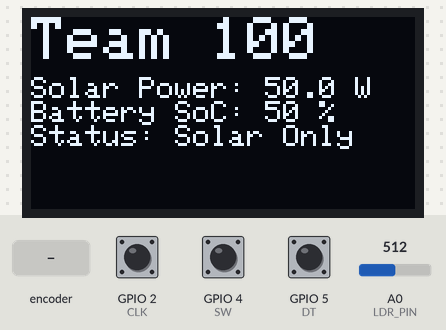
Recording of a sketch running on a simulated ESP8266 (NodeMCU). Parts: 128×64 one-colour display. The test bench sets the inputs (shaded band); at power-on: A0 (LDR_PIN) = 512, GPIO 4 (SW) HIGH, GPIO 2 (CLK) HIGH, GPIO 5 (DT) HIGH. What the sketch prints to the serial monitor is not drawn.

Above: at 2.2 s.
2.3 s: A0 (LDR_PIN) set to 490
At 4.3 s:
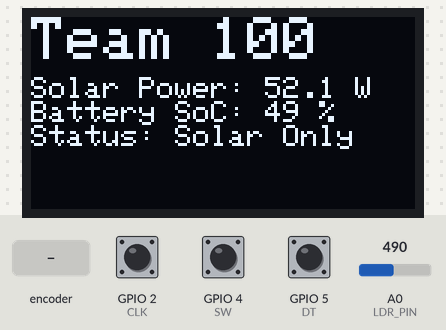
4.6 s: rotary encoder on GPIO 2 (CLK) / GPIO 5 (DT) turned 3 steps (first pin leading)
At 7.5 s:
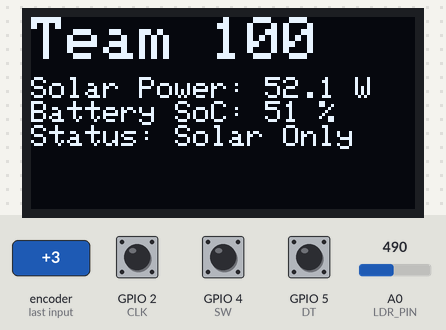
7.8 s: GPIO 4 (SW) pulled LOW for 0.15 s
At 9.7 s:
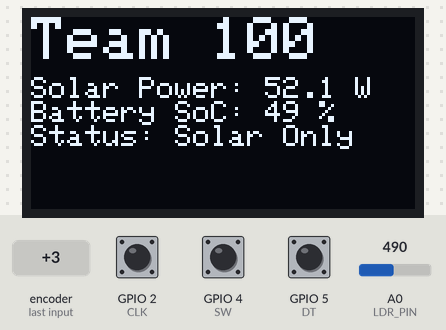
11.0 s: A0 (LDR_PIN) set to 510
At 12.9 s:
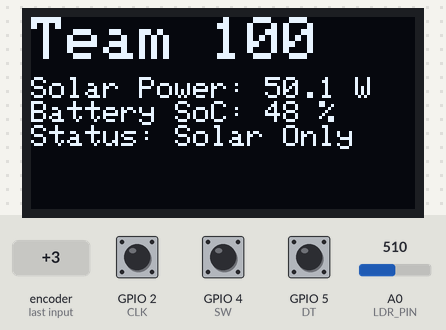
13.7 s: GPIO 4 (SW) pulled LOW for 1 s
At 14.8 s:
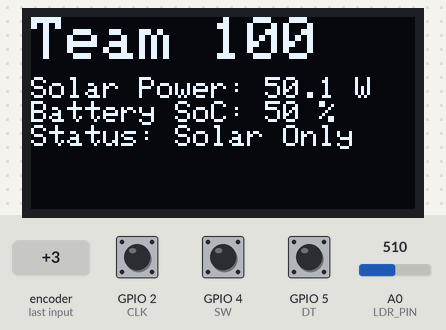
16.5 s: rotary encoder on GPIO 2 (CLK) / GPIO 5 (DT) turned 3 steps (first pin leading)
At 18.7 s:
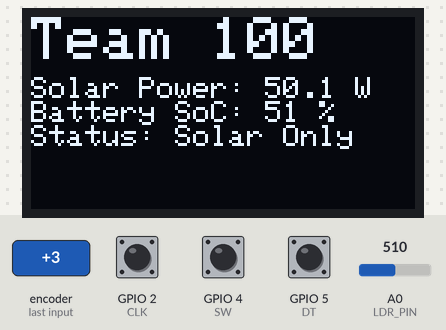
Timing chart, 0 to 20.2 s (numbered marks = the images above; inputs shaded):
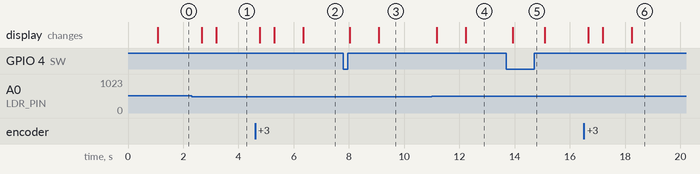

The sketch:

solar_hybrid_monitor.ino
```cpp
#include <Wire.h>
#include <Adafruit_GFX.h>
#include <Adafruit_SSD1306.h>

// OLED display settings
#define SCREEN_WIDTH 128
#define SCREEN_HEIGHT 64
#define OLED_RESET    -1
Adafruit_SSD1306 display(SCREEN_WIDTH, SCREEN_HEIGHT, &Wire, OLED_RESET);

// Pin definitions
#define CLK 2
#define DT 5
#define SW 4
#define LDR_PIN A0

int lastCLKState;
int currentCLKState;
int soc = 50;  // Start at 50%
bool dieselOn = false;

unsigned long lastPrintTime = 0;
unsigned long lastDischargeTime = 0;
const unsigned long dischargeInterval = 3000;  // Simulate discharge every 3s

// Custom I2C pins (for ESP8266)
#define SDA_PIN 0
#define SCL_PIN 14

void setup() {
  pinMode(CLK, INPUT);
  pinMode(DT, INPUT);
  pinMode(SW, INPUT_PULLUP);
  Serial.begin(9600);

  Wire.begin(SDA_PIN, SCL_PIN);

  lastCLKState = digitalRead(CLK);
  if (!display.begin(SSD1306_SWITCHCAPVCC, 0x3C)) {
    Serial.println(F("SSD1306 allocation failed"));
    while (true);
  }

  display.clearDisplay();
  display.setTextSize(1);
  display.setTextColor(SSD1306_WHITE);
  display.setCursor(0, 0);
  display.println("Initializing...");
  display.display();
  delay(1000);
}

void loop() {
  currentCLKState = digitalRead(CLK);

  // Detect rotary encoder rotation
  if (currentCLKState != lastCLKState && currentCLKState == LOW) {
    if (digitalRead(DT) != currentCLKState) {
      soc += 1;  // Turned clockwise
    } else {
      soc -= 1;  // Turned counter-clockwise
    }

    if (soc > 100) soc = 100;
    if (soc < 0) soc = 0;
  }

  lastCLKState = currentCLKState;

  // Reset with push button
  if (digitalRead(SW) == LOW) {
    soc = 50;
    delay(200);  // Debounce
  }

  // Simulate battery discharge
  if (millis() - lastDischargeTime >= dischargeInterval) {
    soc--;
    if (soc < 0) soc = 0;
    lastDischargeTime = millis();
  }

  // Diesel hysteresis logic
  if (soc < 25) {
    dieselOn = true;
  } else if (soc >= 40) {
    dieselOn = false;
  }

  // Display every 500ms
  if (millis() - lastPrintTime >= 500) {
    int lightVal = analogRead(LDR_PIN);
    float watts = (1023 - lightVal) / 10.23;

    Serial.print("Light Power: ");
    Serial.print(watts);
    Serial.print("W\t");

    Serial.print("Battery SoC: ");
    Serial.print(soc);
    Serial.print("%\t");

    Serial.print("Diesel: ");
    Serial.println(dieselOn ? "ON" : "OFF");

    display.clearDisplay();

    display.setTextSize(2);
    display.setCursor(0, 0);
    display.println("Team 100");

    display.setTextSize(1);
    display.setCursor(0, 20);
    display.print("Solar Power: ");
    display.print(watts, 1);
    display.println(" W");

    display.print("Battery SoC: ");
    display.print(soc);
    display.println(" %");

    display.print("Status: ");
    display.println(dieselOn ? "Diesel ON" : "Solar Only");

    display.display();
    lastPrintTime = millis();
  }
}
```

Measured:
- after the input at 2.3 s, the display: first changes after 0.36 s (image 1 shows a later state)
- after the input at 4.6 s, the display: first changes after 0.17 s (image 2 shows a later state)
- after the input at 11.0 s, the display: first changes after 0.18 s (image 4 shows a later state)
- after the input at 13.7 s, the display: changes after 0.23 s (image 5)
- after the input at 16.5 s, the display: first changes after 0.16 s (image 6 shows a later state)
